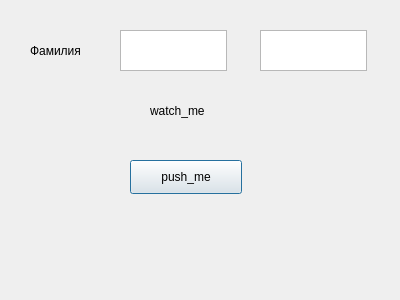
<?xml version="1.0" encoding="UTF-8"?>
<ui version="4.0">
 <class>Dialog</class>
 <widget class="QDialog" name="Dialog">
  <property name="geometry">
   <rect>
    <x>0</x>
    <y>0</y>
    <width>400</width>
    <height>300</height>
   </rect>
  </property>
  <property name="windowTitle">
   <string>Dialog</string>
  </property>
  <widget class="QLabel" name="label">
   <property name="geometry">
    <rect>
     <x>150</x>
     <y>100</y>
     <width>81</width>
     <height>21</height>
    </rect>
   </property>
   <property name="text">
    <string>watch_me</string>
   </property>
  </widget>
  <widget class="QPushButton" name="pushButton">
   <property name="geometry">
    <rect>
     <x>130</x>
     <y>160</y>
     <width>112</width>
     <height>34</height>
    </rect>
   </property>
   <property name="text">
    <string>push_me</string>
   </property>
  </widget>
  <widget class="QPlainTextEdit" name="plainTextEdit">
   <property name="geometry">
    <rect>
     <x>120</x>
     <y>30</y>
     <width>107</width>
     <height>41</height>
    </rect>
   </property>
  </widget>
  <widget class="QLabel" name="label_2">
   <property name="geometry">
    <rect>
     <x>30</x>
     <y>40</y>
     <width>81</width>
     <height>21</height>
    </rect>
   </property>
   <property name="text">
    <string>Фамилия</string>
   </property>
  </widget>
  <widget class="QTextEdit" name="textEdit">
   <property name="geometry">
    <rect>
     <x>260</x>
     <y>30</y>
     <width>107</width>
     <height>41</height>
    </rect>
   </property>
  </widget>
 </widget>
 <resources/>
 <connections/>
</ui>
